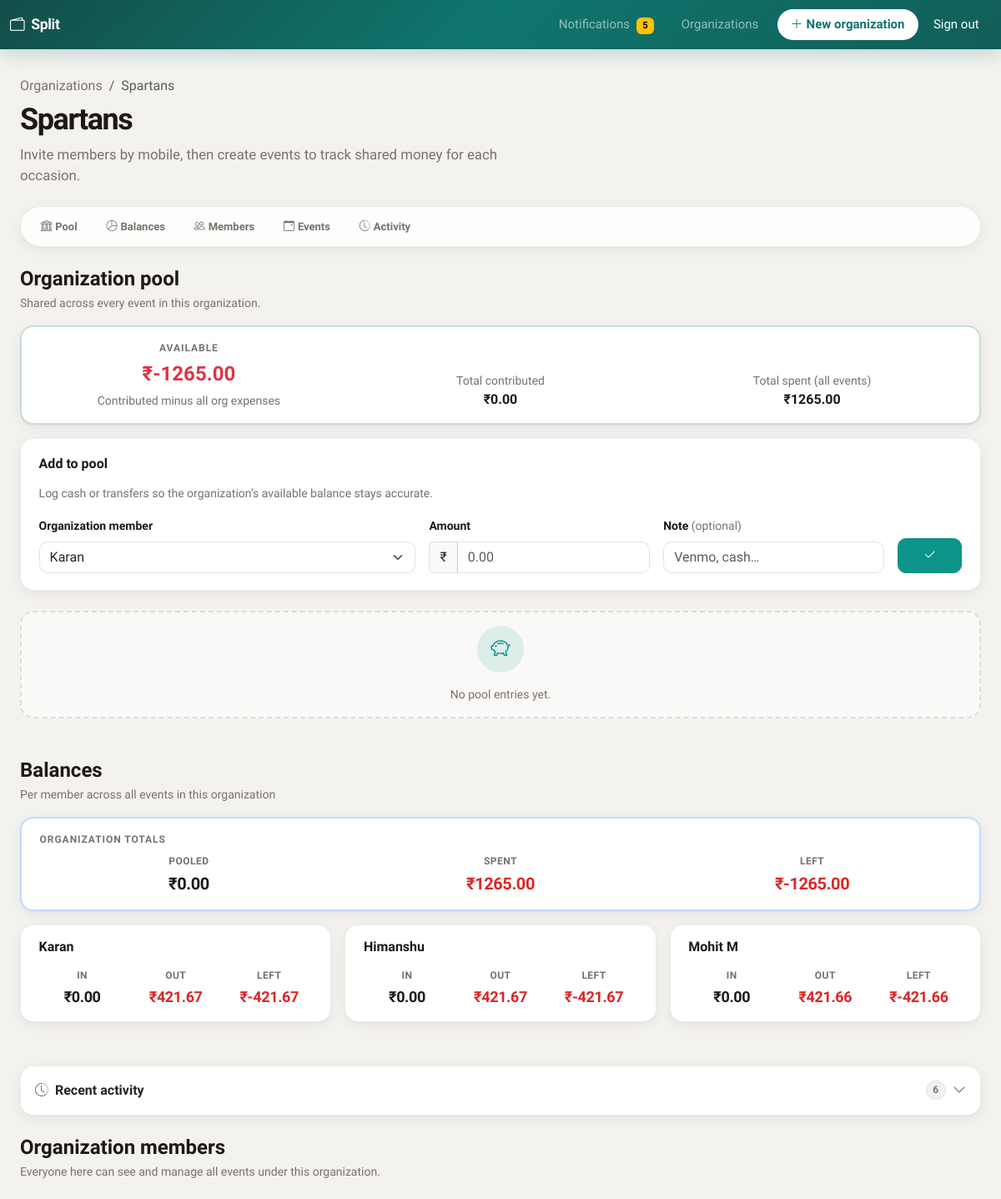
The page /orgs/2 (signed in, upper part) on the database as committed earlier.
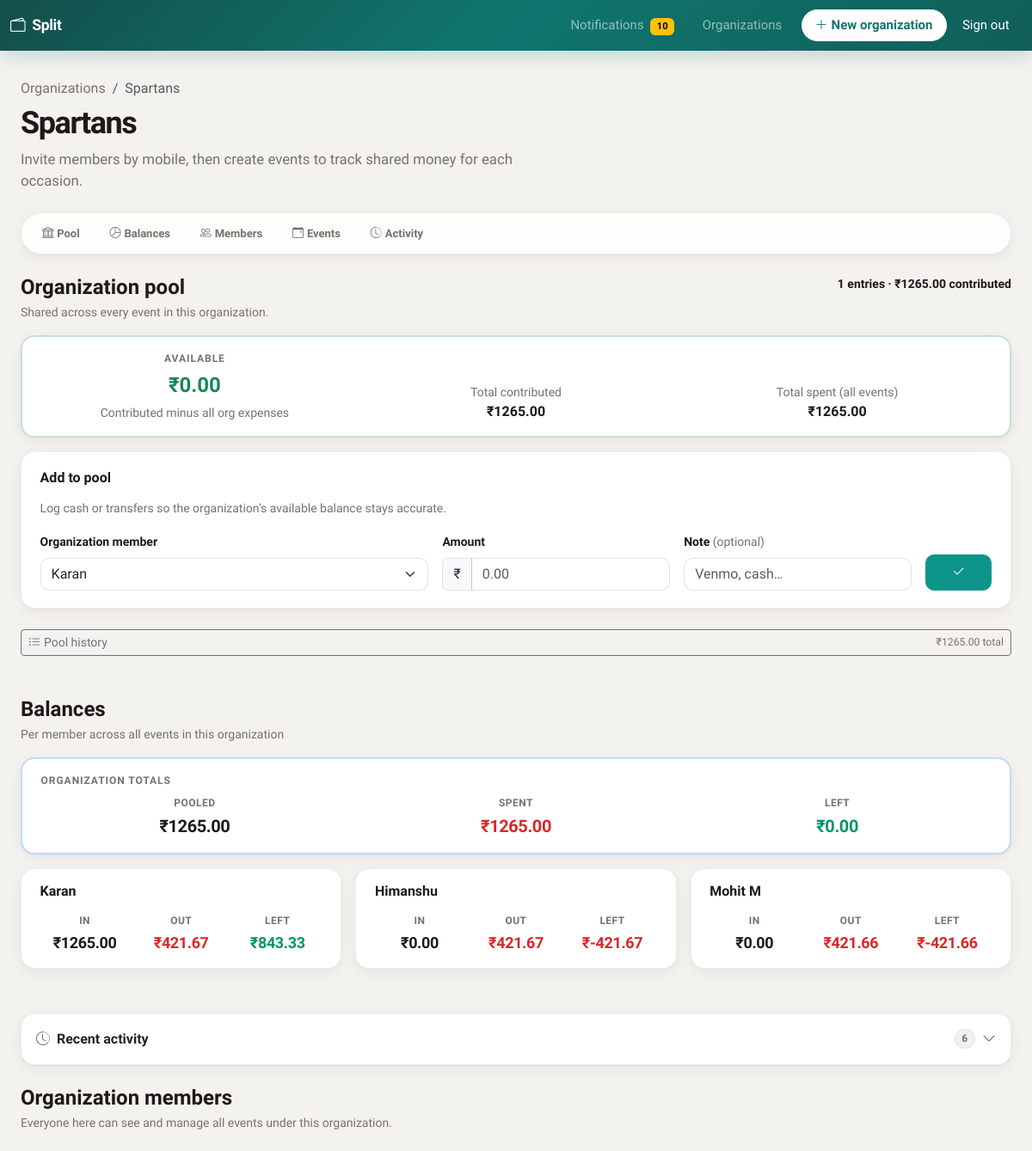
The same page on the database as committed later.
### app/models.py (models this page shows)
class OrganizationMember(Base):
    __tablename__ = "organization_members"
    __table_args__ = (
        UniqueConstraint("organization_id", "user_id", name="uq_org_user"),
    )
    id: Mapped[int] = mapped_column(primary_key=True, autoincrement=True)
    organization_id: Mapped[int] = mapped_column(
        ForeignKey("organizations.id", ondelete="CASCADE"),
        nullable=False,
    )
    user_id: Mapped[int] = mapped_column(ForeignKey("users.id"), nullable=False)
    created_by_user_id: Mapped[int | None] = mapped_column(
        ForeignKey("users.id"), nullable=True, index=True
    )
    created_at: Mapped[datetime] = mapped_column(DateTime, default=datetime.utcnow)
    organization: Mapped["Organization"] = relationship(back_populates="members")
    user: Mapped["User"] = relationship(
        back_populates="org_memberships", foreign_keys=[user_id]
    )

class User(Base):
    __tablename__ = "users"
    __table_args__ = (UniqueConstraint("mobile", name="uq_users_mobile"),)
    id: Mapped[int] = mapped_column(primary_key=True, autoincrement=True)
    mobile: Mapped[str] = mapped_column(String(20), nullable=False, index=True)
    password_hash: Mapped[str] = mapped_column(String(255), nullable=False)
    full_name: Mapped[str] = mapped_column(String(120), nullable=False)
    created_at: Mapped[datetime] = mapped_column(DateTime, default=datetime.utcnow)
    org_memberships: Mapped[list["OrganizationMember"]] = relationship(
        back_populates="user",
        foreign_keys="OrganizationMember.user_id",
        cascade="all, delete-orphan",
    )
    event_memberships: Mapped[list["Member"]] = relationship(
        back_populates="user", foreign_keys="Member.user_id"
    )
    activities_received: Mapped[list["Activity"]] = relationship(
        "Activity",
        foreign_keys="[Activity.recipient_user_id]",
        back_populates="recipient",
        cascade="all, delete-orphan",
    )
    activities_sent: Mapped[list["Activity"]] = relationship(
        "Activity",
        foreign_keys="[Activity.actor_user_id]",
        back_populates="actor",
        viewonly=True,
    )

class OrganizationContribution(Base):
    __tablename__ = "organization_contributions"
    id: Mapped[int] = mapped_column(primary_key=True, autoincrement=True)
    organization_id: Mapped[int] = mapped_column(
        ForeignKey("organizations.id", ondelete="CASCADE"),
        nullable=False,
    )
    user_id: Mapped[int] = mapped_column(ForeignKey("users.id"), nullable=False)
    amount: Mapped[float] = mapped_column(Numeric(12, 2), nullable=False)
    note: Mapped[str | None] = mapped_column(Text, nullable=True)
    created_by_user_id: Mapped[int | None] = mapped_column(
        ForeignKey("users.id"), nullable=True, index=True
    )
    created_at: Mapped[datetime] = mapped_column(DateTime, default=datetime.utcnow)
    expense_id: Mapped[int | None] = mapped_column(
        ForeignKey("expenses.id", ondelete="CASCADE"),
        nullable=True,
        unique=True,
        index=True,
    )
    organization: Mapped["Organization"] = relationship(back_populates="org_contributions")
    user: Mapped["User"] = relationship(foreign_keys=[user_id])
    expense: Mapped["Expense | None"] = relationship(
        "Expense", foreign_keys=[expense_id], viewonly=True
    )

### app/routers/web.py (the view)
@router.get("/orgs/{org_id}", response_class=HTMLResponse)
def page_org_detail(
    request: Request, org_id: int, db: Session = Depends(get_db)
):
    uid = require_session_user(request)
    if isinstance(uid, RedirectResponse):
        return uid
    org = services.get_organization(db, org_id)
    if not org or not services.user_in_organization(db, uid, org_id):
        raise HTTPException(404, "Organization not found")
    events = services.list_events_for_organization(db, org_id)
    org_activities = activity_service.list_for_org(db, uid, org_id, limit=40)
    membership_remove_ok = {
        om.id: services.user_can_remove_org_membership(db, om.id, uid)
        for om in org.members
    }
    org_balances = services.org_member_balances(db, org_id)
    balance_totals = {
        "pooled": Decimal("0"),
        "expended": Decimal("0"),
        "remaining": Decimal("0"),
    }
    for b in org_balances:
        balance_totals["pooled"] += b.contributed
        balance_totals["expended"] += b.expended
        balance_totals["remaining"] += b.remaining
    pool_available = services.org_pool_available(db, org_id)
    pool_contributed = services.org_total_contributed(db, org_id)
    pool_spent_org = services.org_total_expenses(db, org_id)
    contrib_rows = []
    for c in sorted(org.org_contributions or [], key=lambda x: x.created_at, reverse=True):
        u = c.user
        uname = ((u.full_name or "").strip() or u.mobile) if u else str(c.user_id)
        ev_for_row = c.expense.event_id if c.expense else None
        contrib_rows.append(
            {
                "id": c.id,
                "user_name": uname,
                "user_id": c.user_id,
                "amount": c.amount,
                "note": c.note,
                "created_at": c.created_at,
                "expense_id": c.expense_id,
                "event_id": ev_for_row,
                "can_manage": services.user_can_manage_org_contribution(db, c.id, uid),
            }
        )
    org_member_opts = [
        {"user_id": om.user_id, "name": ((om.user.full_name or "").strip() or om.user.mobile)}
        for om in sorted(org.members, key=lambda x: x.id)
    ]
    return templates.TemplateResponse(
        request,
        "org_detail.html",
        {
            "org": org,
            "events": events,
            "title": org.name,
            "org_activities": org_activities,
            "current_user_id": uid,
            "membership_remove_ok": membership_remove_ok,
            "org_balances": org_balances,
            "balance_totals": balance_totals,
            "pool_available": pool_available,
            "pool_contributed": pool_contributed,
            "pool_spent_org": pool_spent_org,
            "contributions": contrib_rows,
            "org_member_opts": org_member_opts,
            "pool_error": request.query_params.get("error"),
        },
    )

### templates/org_detail.html (shortened to what the changed rows need)
{% extends "base.html" %}
{% block content %}
<header class="mb-4">
  <div class="d-flex flex-wrap align-items-start justify-content-between gap-3 mb-2">
    <div>
      <h1 class="et-hero-title mb-2">{{ org.name }}</h1>
    </div>
  </div>
</header>
<section class="mb-5" id="pool">
  <div class="d-flex flex-wrap align-items-start justify-content-between gap-2 mb-3">
    <div>
      <h2 class="h4 fw-bold mb-1">Organization pool</h2>
      <p class="small et-muted mb-0">Shared across every event in this organization.</p>
    </div>
    {% if contributions %}
    <span class="small fw-semibold text-nowrap">{{ contributions | length }} entries · {{ pool_contributed | money }} contributed</span>
    {% endif %}
  </div>
  <div class="et-card mb-3 border-success border-opacity-25" style="border-width: 2px;">
    <div class="et-card-body py-3">
      <div class="row g-3 text-center align-items-end">
        <div class="col-12 col-md-4">
          <p class="et-eyebrow mb-1">Available</p>
          <span class="fs-4 fw-bold {% if pool_available >= 0 %}text-success{% else %}text-danger{% endif %}">{{ pool_available | money }}</span>
          <p class="small et-muted mb-0 mt-1">Contributed minus all org expenses</p>
        </div>
        <div class="col-6 col-md-4">
          <span class="small et-muted d-block">Total contributed</span>
          <span class="fw-semibold">{{ pool_contributed | money }}</span>
        </div>
      </div>
    </div>
  </div>
  {% if contributions %}
  <button class="btn btn-outline-secondary btn-sm w-100 d-flex align-items-center justify-content-between gap-2 mb-2" type="button" data-bs-toggle="collapse" data-bs-target="#poolHistory" aria-expanded="false" aria-controls="poolHistory">
    <span><i class="bi bi-list-ul me-1"></i>Pool history</span>
    <span class="et-muted small">{{ pool_contributed | money }} total</span>
  </button>
  {% else %}
  <div class="et-empty mb-3 py-3">
    <div class="et-empty-icon"><i class="bi bi-piggy-bank"></i></div>
    <p class="et-muted mb-0 small">No pool entries yet.</p>
  </div>
  {% endif %}
</section>
<section class="mb-5 pb-1" id="balances">
  <div class="d-flex flex-wrap align-items-center justify-content-between gap-2 mb-3">
    <div>
      <h2 class="h4 fw-bold mb-1">Balances</h2>
    </div>
  </div>
  <div class="et-card mb-3 border-primary border-opacity-25" style="border-width: 2px;">
    <div class="et-card-body py-3">
      <div class="row g-3 align-items-end text-center">
        <div class="col-4">
          <div class="et-metric">
            <span class="et-metric-label">Pooled</span>
            <span class="et-metric-value et-metric-value--pooled fs-5">{{ balance_totals.pooled | money }}</span>
          </div>
        </div>
        <div class="col-4">
          <div class="et-metric">
            <span class="et-metric-label">Left</span>
            <span class="et-metric-value fs-5 {% if balance_totals.remaining >= 0 %}et-metric-value--remaining-pos{% else %}et-metric-value--remaining-neg{% endif %}">
              {{ balance_totals.remaining | money }}
            </span>
          </div>
        </div>
      </div>
    </div>
  </div>
  <div class="row g-3">
    {% for b in org_balances %}
    <div class="col-md-6 col-xl-4">
      <div class="et-card h-100">
        <div class="et-card-body py-3">
          <h3 class="h6 fw-bold mb-3 text-truncate">{{ b.name }}</h3>
          <div class="row g-2 text-center">
            <div class="col-4">
              <div class="et-metric">
                <span class="et-metric-label">In</span>
                <span class="et-metric-value et-metric-value--pooled small">{{ b.contributed | money }}</span>
              </div>
            </div>
            <div class="col-4">
              <div class="et-metric">
                <span class="et-metric-label">Out</span>
                <span class="et-metric-value et-metric-value--expended small">{{ b.expended | money }}</span>
              </div>
            </div>
            <div class="col-4">
              <div class="et-metric">
                <span class="et-metric-label">Left</span>
                <span class="et-metric-value small {% if b.remaining >= 0 %}et-metric-value--remaining-pos{% else %}et-metric-value--remaining-neg{% endif %}">
                  {{ b.remaining | money }}
                </span>
              </div>
            </div>
          </div>
        </div>
      </div>
    </div>
    {% endfor %}
  </div>
</section>
<section class="mb-5" id="members">
  <h2 class="h4 fw-bold mb-1">Organization members</h2>
</section>
{% endblock %}

Rows that differ between the two databases and show on the page:
no longer on this page (row unchanged): OrganizationMember: name "Karan", contributed "₹0.00", expended "₹421.67", remaining "₹-421.67"
no longer on this page (row unchanged): OrganizationMember: name "Himanshu", contributed "₹0.00", expended "₹421.67", remaining "₹-421.67"
no longer on this page (row unchanged): OrganizationMember: name "Mohit M", contributed "₹0.00", expended "₹421.66", remaining "₹-421.66"
added OrganizationContribution: name "Karan", contributed "₹1265.00", expended "₹421.67", remaining "₹843.33", name "Himanshu", contributed "₹0.00", remaining "₹-421.67", name "Mohit M", expended "₹421.66", remaining "₹-421.66"
Other text that changed with them:
{{ request.state.unread_notifications }}: "5" → "10"
{{ contributions | length }}: (not shown) → "1"
{{ pool_contributed | money }}: (not shown) → "₹1265.00"
{{ pool_available | money }}: "₹-1265.00" → "₹0.00"
{{ pool_contributed | money }}: "₹0.00" → "₹1265.00"
{{ balance_totals.pooled | money }}: "₹0.00" → "₹1265.00"
{{ balance_totals.remaining | money }}: "₹-1265.00" → "₹0.00"
text no longer shown: "No pool entries yet."
text now shown: "entries · contributed Pool history total"
